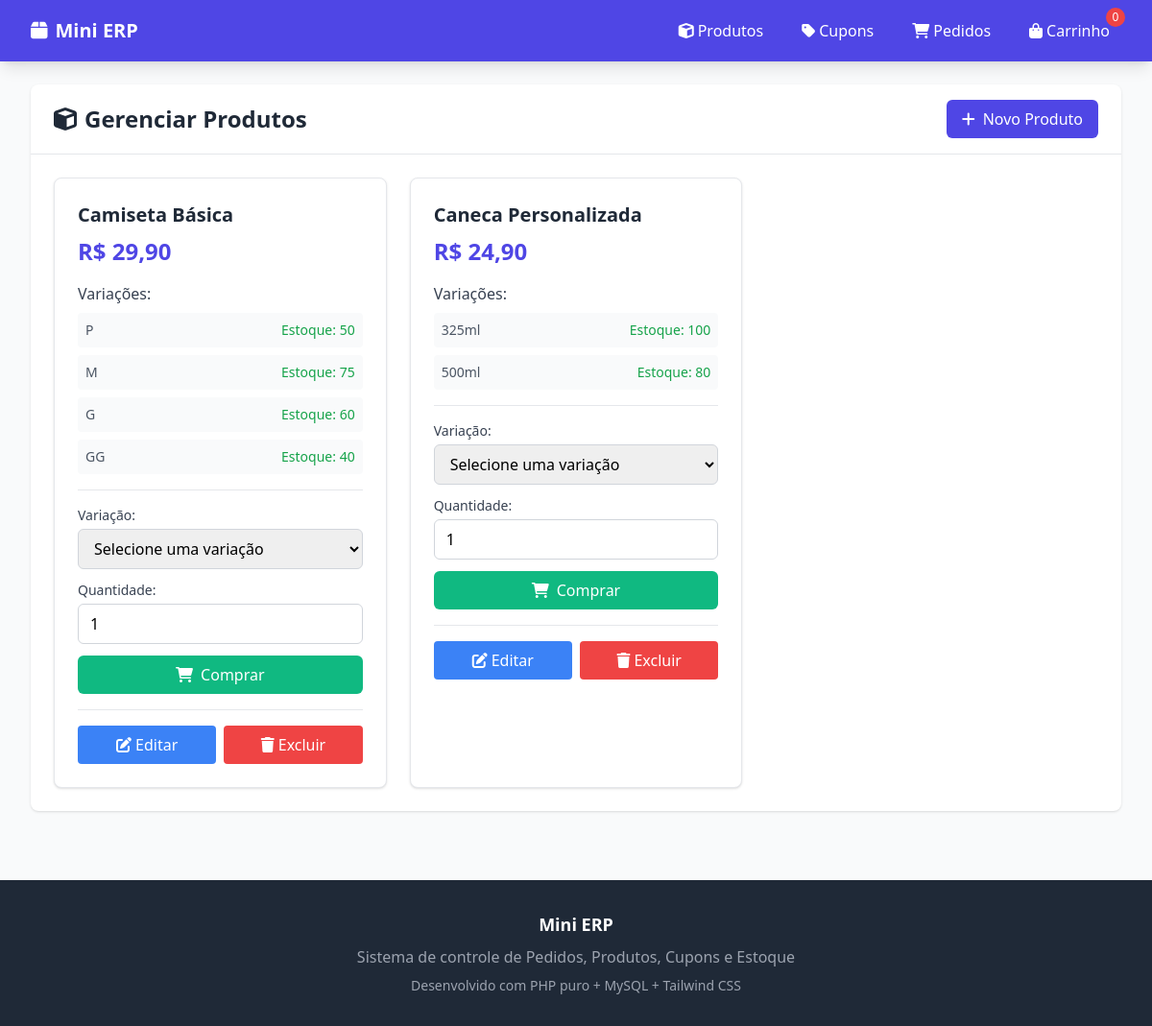
The page / on the database its author committed.
### tables this page shows
CREATE TABLE estoques (
    id INT AUTO_INCREMENT PRIMARY KEY,
    produto_id INT NOT NULL,
    variacao_id INT NULL,
    quantidade INT NOT NULL DEFAULT 0,
    created_at TIMESTAMP DEFAULT CURRENT_TIMESTAMP,
    updated_at TIMESTAMP DEFAULT CURRENT_TIMESTAMP ON UPDATE CURRENT_TIMESTAMP,
    FOREIGN KEY (produto_id) REFERENCES produtos(id) ON DELETE CASCADE,
    FOREIGN KEY (variacao_id) REFERENCES variacoes(id) ON DELETE CASCADE
);

CREATE TABLE variacoes (
    id INT AUTO_INCREMENT PRIMARY KEY,
    produto_id INT NOT NULL,
    nome_variacao VARCHAR(255) NOT NULL,
    created_at TIMESTAMP DEFAULT CURRENT_TIMESTAMP,
    updated_at TIMESTAMP DEFAULT CURRENT_TIMESTAMP ON UPDATE CURRENT_TIMESTAMP,
    FOREIGN KEY (produto_id) REFERENCES produtos(id) ON DELETE CASCADE
);

### app/controllers/BaseController.php (called while the page is built, shortened)
<?php
abstract class BaseController {
    protected function render($view, $data = []) {
        extract($data);
        include_once 'app/views/layouts/header.php';
        include_once "app/views/{$view}.php";
        include_once 'app/views/layouts/footer.php';
    }
}
?>

### app/controllers/ProdutoController.php (called while the page is built, shortened)
<?php
require_once 'BaseController.php';
require_once 'app/models/Produto.php';
require_once 'app/models/Carrinho.php';
class ProdutoController extends BaseController {
    private $produtoModel;
    public function __construct() {
        $this->produtoModel = new Produto();
    }
    public function index() {
        $produtos = $this->produtoModel->findWithVariacoes();
        $produtosAgrupados = [];
        foreach ($produtos as $produto) {
            $id = $produto['id'];
            if (!isset($produtosAgrupados[$id])) {
                $produtosAgrupados[$id] = [
                    'id' => $produto['id'],
                    'nome' => $produto['nome'],
                    'preco' => $produto['preco'],
                    'variacoes' => []
                ];
            }
            if ($produto['variacao_id']) {
                $produtosAgrupados[$id]['variacoes'][] = [
                    'id' => $produto['variacao_id'],
                    'nome' => $produto['nome_variacao'],
                    'estoque' => $produto['quantidade'] ?? 0
                ];
            }
        }
        $this->render('produtos/index', [
            'produtos' => $produtosAgrupados,
            'flash' => $this->getFlash()
        ]);
    }
}
?>

### app/models/Carrinho.php (called while the page is built, shortened)
<?php
class Carrinho {
    public static function getItens() {
        return $_SESSION['carrinho'] ?? [];
    }
    public static function contarItens() {
        $total = 0;
        $itens = self::getItens();
        return $total;
    }
}
?>

### app/models/BaseModel.php (called while the page is built, shortened)
<?php
require_once 'config/database.php';
abstract class BaseModel {
    public function __construct() {
        $database = new Database();
        $this->db = $database->connect();
    }
}
?>

### config/database.php (called while the page is built, shortened)
<?php
class Database {
    private $host = 'localhost';
    private $dbname = 'mini_erp';
    private $username = 'root';
    private $password = '';
    public function connect() {
        $this->connection = null;
        try {
            $dsn = "mysql:host=" . $this->host . ";dbname=" . $this->dbname . ";charset=utf8mb4";
            $this->connection = new PDO($dsn, $this->username, $this->password);
            $this->connection->setAttribute(PDO::ATTR_ERRMODE, PDO::ERRMODE_EXCEPTION);
            $this->connection->setAttribute(PDO::ATTR_DEFAULT_FETCH_MODE, PDO::FETCH_ASSOC);
        } catch (PDOException $e) {
            die("Erro na conexão com o banco de dados: " . $e->getMessage());
        }
        return $this->connection;
    }
}
?>

### app/models/Produto.php (called while the page is built, shortened)
<?php
require_once 'BaseModel.php';
class Produto extends BaseModel {
    public function findWithVariacoes() {
        $sql = "SELECT p.*, v.id as variacao_id, v.nome_variacao, e.quantidade
                FROM produtos p
                LEFT JOIN variacoes v ON p.id = v.produto_id
                LEFT JOIN estoques e ON v.id = e.variacao_id
                ORDER BY p.id, v.id";
        $stmt = $this->db->prepare($sql);
        $stmt->execute();
        return $stmt->fetchAll();
    }
}
?>

### app/views/produtos/index.php (the view, shortened to what this page needs)
<div class="bg-white shadow rounded-lg">
    <div class="px-6 py-4 border-b border-gray-200">
        <div class="flex justify-between items-center">
            <h1 class="text-2xl font-bold text-gray-800">
                <i class="fas fa-cube mr-2"></i>Gerenciar Produtos
            </h1>
            <a href="index.php?action=novo" class="bg-primary hover:bg-blue-700 text-white px-4 py-2 rounded-md transition">
                <i class="fas fa-plus mr-2"></i>Novo Produto
            </a>
        </div>
    </div>
    <div class="p-6">
        <?php if (empty($produtos)): ?>
            <div class="text-center py-12">
                <i class="fas fa-box-open text-gray-400 text-6xl mb-4"></i>
                <h3 class="text-xl text-gray-600 mb-2">Nenhum produto cadastrado</h3>
                <p class="text-gray-500">Comece criando seu primeiro produto!</p>
            </div>
        <?php else: ?>
            <div class="grid grid-cols-1 md:grid-cols-2 lg:grid-cols-3 gap-6">
                <?php foreach ($produtos as $produto): ?>
                    <div class="bg-white border rounded-lg shadow hover:shadow-md transition">
                        <div class="p-6">
                            <h3 class="text-xl font-semibold text-gray-800 mb-2">
                                <?php echo htmlspecialchars($produto['nome']); ?>
                            </h3>
                            <p class="text-2xl font-bold text-primary mb-4">
                                R$ <?php echo number_format($produto['preco'], 2, ',', '.'); ?>
                            </p>
                            <?php if (!empty($produto['variacoes'])): ?>
                                <div class="mb-4">
                                    <h4 class="font-medium text-gray-700 mb-2">Variações:</h4>
                                    <div class="space-y-2">
                                        <?php foreach ($produto['variacoes'] as $variacao): ?>
                                            <div class="flex justify-between items-center bg-gray-50 p-2 rounded">
                                                <span class="text-sm text-gray-600">
                                                    <?php echo htmlspecialchars($variacao['nome']); ?>
                                                </span>
                                                <span class="text-sm font-medium <?php echo $variacao['estoque'] > 0 ? 'text-green-600' : 'text-red-600'; ?>">
                                                    Estoque: <?php echo $variacao['estoque']; ?>
                                                </span>
                                            </div>
                                        <?php endforeach; ?>
                                    </div>
                                </div>
                                <div class="border-t pt-4">
                                    <form onsubmit="comprarProduto(event, <?php echo $produto['id']; ?>)" class="space-y-3">
                                        <div>
                                            <label class="block text-sm font-medium text-gray-700 mb-1">Variação:</label>
                                            <select name="variacao_id" class="w-full border border-gray-300 rounded-md px-3 py-2" required>
                                                <option value="">Selecione uma variação</option>
                                            </select>
                                        </div>
                                        <div>
                                            <label class="block text-sm font-medium text-gray-700 mb-1">Quantidade:</label>
                                            <input type="number" name="quantidade" min="1" max="99" value="1"
                                                   class="w-full border border-gray-300 rounded-md px-3 py-2" required>
                                        </div>
                                        <button type="submit" class="w-full bg-secondary hover:bg-green-700 text-white py-2 rounded-md transition">
                                            <i class="fas fa-shopping-cart mr-2"></i>Comprar
                                        </button>
                                    </form>
                                </div>
                            <?php else: ?>
                                <p class="text-gray-500 text-sm mb-4">Sem variações cadastradas</p>
                            <?php endif; ?>
                            <div class="flex space-x-2 mt-4 pt-4 border-t">
                                <a href="index.php?action=editar&id=<?php echo $produto['id']; ?>"
                                   class="flex-1 bg-blue-500 hover:bg-blue-600 text-white py-2 px-4 rounded text-center transition">
                                    <i class="fas fa-edit mr-1"></i>Editar
                                </a>
                                <a href="index.php?action=deletar&id=<?php echo $produto['id']; ?>"
                                   onclick="return confirmDelete('Tem certeza que deseja excluir este produto?')"
                                   class="flex-1 bg-red-500 hover:bg-red-600 text-white py-2 px-4 rounded text-center transition">
                                    <i class="fas fa-trash mr-1"></i>Excluir
                                </a>
                            </div>
                        </div>
                    </div>
                <?php endforeach; ?>
            </div>
        <?php endif; ?>
    </div>
</div>

### index.php (shortened to what this page needs)
<?php
require_once 'app/controllers/ProdutoController.php';
$controller = new ProdutoController();
$action = $_GET['action'] ?? 'index';
try {
    switch ($action) {
        case 'index':
            $controller->index();
            break;
    }
} catch (Exception $e) {
    error_log("Erro no index.php: " . $e->getMessage());
    session_start();
    $_SESSION['flash'] = [
        'type' => 'error',
        'message' => 'Ocorreu um erro inesperado. Tente novamente.'
    ];
    header('Location: index.php');
    exit;
}
?>

### app/views/layouts/header.php (shortened to what this page needs)
<!DOCTYPE html>
<html lang="pt-BR">
<head>
    <script src="https://cdn.tailwindcss.com"></script>
    <link href="https://cdnjs.cloudflare.com/ajax/libs/font-awesome/6.0.0/css/all.min.css" rel="stylesheet">
</head>
<body class="bg-gray-50">
    <nav class="bg-primary shadow-lg">
        <div class="max-w-7xl mx-auto px-4 sm:px-6 lg:px-8">
            <div class="flex justify-between h-16">
                <div class="flex items-center">
                    <a href="index.php" class="text-white text-xl font-bold">
                        <i class="fas fa-box mr-2"></i>Mini ERP
                    </a>
                </div>
                <div class="flex items-center space-x-4">
                    <a href="index.php" class="text-white hover:text-gray-200 px-3 py-2 rounded-md transition">
                        <i class="fas fa-cube mr-1"></i>Produtos
                    </a>
                    <a href="cupons.php" class="text-white hover:text-gray-200 px-3 py-2 rounded-md transition">
                        <i class="fas fa-tag mr-1"></i>Cupons
                    </a>
                    <a href="pedidos.php" class="text-white hover:text-gray-200 px-3 py-2 rounded-md transition">
                        <i class="fas fa-shopping-cart mr-1"></i>Pedidos
                    </a>
                    <a href="carrinho.php" class="text-white hover:text-gray-200 px-3 py-2 rounded-md transition relative">
                        <i class="fas fa-shopping-bag mr-1"></i>Carrinho
                        <span id="cart-count" class="absolute -top-1 -right-1 bg-red-500 text-white rounded-full text-xs w-5 h-5 flex items-center justify-center">
                            <?php
                            require_once 'app/models/Carrinho.php';
                            echo Carrinho::contarItens();
                            ?>
                        </span>
                    </a>
                </div>
            </div>
        </div>
    </nav>
    <main class="max-w-7xl mx-auto py-6 px-4 sm:px-6 lg:px-8">

### app/views/layouts/footer.php (shortened to what this page needs)
    </main>
    <footer class="bg-gray-800 text-white py-8 mt-12">
        <div class="max-w-7xl mx-auto px-4 sm:px-6 lg:px-8">
            <div class="text-center">
                <h3 class="text-lg font-semibold mb-2">Mini ERP</h3>
                <p class="text-gray-400">Sistema de controle de Pedidos, Produtos, Cupons e Estoque</p>
                <p class="text-gray-400 text-sm mt-2">
                    Desenvolvido com PHP puro + MySQL + Tailwind CSS
                </p>
            </div>
        </div>
    </footer>
</body>
</html>

### rows shown on the page
estoques: variacao.nome_variacao "P", quantidade "50"
estoques: variacao.nome_variacao "M", quantidade "75"
estoques: variacao.nome_variacao "G", quantidade "60"
estoques: variacao.nome_variacao "GG", quantidade "40"
estoques: variacao.nome_variacao "325ml", quantidade "100"
estoques: variacao.nome_variacao "500ml", quantidade "80"

### other values the page prints
Carrinho::contarItens() "0"
$produto['nome'] "Camiseta Básica"
$produto['preco'] "29,90"
$produto['nome'] "Caneca Personalizada"
$produto['preco'] "24,90"
